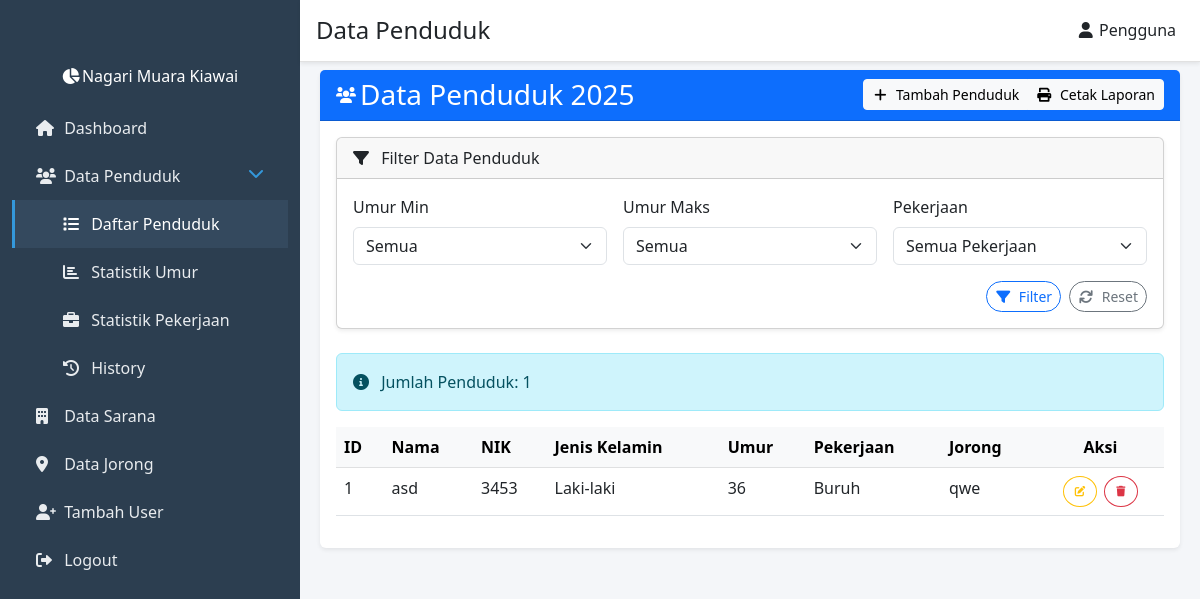
The page /views/penduduk/ (signed in) on the database its author committed.
### tables this page shows
CREATE TABLE `penduduk` (
  `id` int(11) NOT NULL,
  `nama` varchar(100) NOT NULL,
  `nik` varchar(16) NOT NULL,
  `jenis_kelamin` enum('Laki-laki','Perempuan') NOT NULL,
  `umur` int(11) NOT NULL,
  `pekerjaan` varchar(50) NOT NULL,
  `jorong` varchar(50) NOT NULL,
  `created_at` timestamp NULL DEFAULT current_timestamp()
);

### models/Penduduk.php (called while the page is built, shortened)
<?php
require_once __DIR__ . '/../config/database.php';
class Penduduk
{
    private $conn;
    private $table_name = 'penduduk';
    public function __construct()
    {
        $database = new Database();
        $this->conn = $database->getConnection();
    }
    public function readAll()
    {
        $query = "SELECT * FROM " . $this->table_name . " ORDER BY id ASC";
        $stmt = $this->conn->prepare($query);
        $stmt->execute();
        return $stmt->fetchAll(PDO::FETCH_ASSOC);
    }
}

### config/database.php (called while the page is built, shortened)
<?php
class Database {
    private $host = 'localhost';
    private $db_name = 'nagari_muara_kiawai';
    private $username = 'root';
    private $password = '';
    public function getConnection() {
        $this->conn = null;
        try {
            $this->conn = new PDO("mysql:host=" . $this->host . ";dbname=" . $this->db_name,
                                   $this->username,
                                   $this->password);
            $this->conn->setAttribute(PDO::ATTR_ERRMODE, PDO::ERRMODE_EXCEPTION);
        } catch(PDOException $exception) {
            echo "Connection error: " . $exception->getMessage();
        }
        return $this->conn;
    }
}

### views/penduduk/index.php (the view, shortened to what this page needs)
<?php
require_once __DIR__ . '/../../models/Penduduk.php';
$pendudukModel = new Penduduk();
$filters = [];
$pendudukList = empty($filters) ? $pendudukModel->readAll() : $pendudukModel->readAllWithFilter($filters);
?>
<div class="container-fluid">
    <div class="row">
        <div class="col-12">
            <div class="card shadow-sm border-0">
                <div class="card-header bg-primary text-white d-flex justify-content-between align-items-center">
                    <div class="spacer me-4 d-flex align-items-center">
                        <i class="fas fa-users me-2 mr-4"></i>
                        <h3 class="mb-0">Data Penduduk 2025</h3>
                    </div>
                    <div class="btn-group" role="group">
                        <?php
                            if ($_SESSION['user_role'] !== 'wali_nagari') {
                        ?>
                        <a href="tambah.php" class="btn btn-light btn-sm">
                            <i class="fas fa-plus me-1"></i> Tambah Penduduk
                        </a>
                        <?php } ?>
                        <button id="cetakLaporan" class="btn btn-light btn-sm">
                            <i class="fas fa-print me-1"></i> Cetak Laporan
                        </button>
                    </div>
                </div>
                <div class="card-body">
                    <div class="card mb-4 shadow-sm">
                        <div class="card-header">
                            <i class="fas fa-filter me-2"></i> Filter Data Penduduk
                        </div>
                        <div class="card-body">
                            <form method="GET">
                                <div class="row g-3">
                                    <div class="col-md-4">
                                        <label class="form-label">Umur Min</label>
                                        <select name="umur_min" class="form-select">
                                            <option value="">Semua</option>
                                        </select>
                                    </div>
                                    <div class="col-md-4">
                                        <label class="form-label">Umur Maks</label>
                                        <select name="umur_max" class="form-select">
                                            <option value="">Semua</option>
                                        </select>
                                    </div>
                                    <div class="col-md-4">
                                        <label class="form-label">Pekerjaan</label>
                                        <select name="pekerjaan" class="form-select">
                                            <option value="">Semua Pekerjaan</option>
                                        </select>
                                    </div>
                                    <div class="col-12 mt-3 d-flex justify-content-end">
                                        <button type="submit" class="btn btn-sm btn-outline-primary me-2 rounded-pill">
                                            <i class="fas fa-filter me-1"></i> Filter
                                        </button>
                                        <a href="index.php" class="btn btn-sm btn-outline-secondary rounded-pill">
                                            <i class="fas fa-sync me-1"></i> Reset
                                        </a>
                                    </div>
                                </div>
                            </form>
                        </div>
                    </div>
                    <div class="alert alert-info mb-3" role="alert">
                        <i class="fas fa-info-circle me-2"></i>
                        Jumlah Penduduk: <?= count($pendudukList) ?>
                    </div>
                    <div class="table-responsive">
                        <table class="table table-hover" id="dataPenduduk">
                            <thead class="table-light">
                                <tr>
                                    <th>ID</th>
                                    <th>Nama</th>
                                    <th>NIK</th>
                                    <th>Jenis Kelamin</th>
                                    <th>Umur</th>
                                    <th>Pekerjaan</th>
                                    <th>Jorong</th>
                                    <?php
                                        if ($_SESSION['user_role'] !== 'wali_nagari') {
                                    ?>
                                    <th class="text-center">Aksi</th>
                                    <?php } ?>
                                </tr>
                            </thead>
                            <tbody>
                                <?php foreach ($pendudukList as $penduduk): ?>
                                    <tr>
                                        <td><?= $penduduk['id'] ?></td>
                                        <td><?= $penduduk['nama'] ?></td>
                                        <td><?= $penduduk['nik'] ?></td>
                                        <td><?= $penduduk['jenis_kelamin'] ?></td>
                                        <td><?= $penduduk['umur'] ?></td>
                                        <td><?= $penduduk['pekerjaan'] ?></td>
                                        <td><?= $penduduk['jorong'] ?></td>
                                        <?php
                                            if ($_SESSION['user_role'] !== 'wali_nagari') {
                                        ?>
                                        <td class="text-center">
                                            <div class="btn-group gap-2" role="group">
                                                <a href="edit.php?id=<?= $penduduk['id'] ?>" class="btn btn-outline-warning btn-sm rounded-circle">
                                                </a>
                                                <a href="?action=delete&id=<?= $penduduk['id'] ?>" class="btn btn-outline-danger btn-sm rounded-circle" onclick="return confirm('Yakin ingin menghapus data?')">
                                                </a>
                                            </div>
                                        </td>
                                        <?php } ?>
                                    </tr>
                                <?php endforeach; ?>
                            </tbody>
                        </table>
                    </div>
                </div>
            </div>
        </div>
    </div>
</div>
<?php
include '../../views/layout.php';

### views/layout.php (style rules this page uses)
body { background-color: #f4f6f9; }
i { width: 1rem; }

### rows shown on the page
penduduk: id "1", nama "asd", nik "3453", jenis_kelamin "Laki-laki", umur "36", pekerjaan "Buruh", jorong "qwe"

### other values the page prints
$pageTitle "Data Penduduk"
$_SESSION['username'] "Pengguna"
count($pendudukList) "1"
